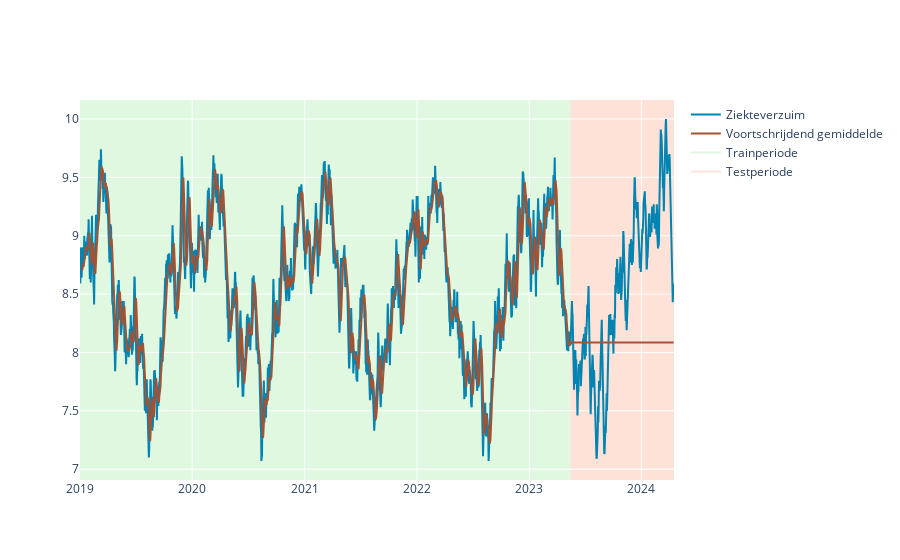

This figure's notebook cell:
### Markdown cell above
# 2. Modellen

Nu je het onderwerp gekozen hebt, kunnen we een aantal modellen gaan toepassen. 

Een voorspelling is een schatting voor de toekomst. Hoe meer historische, proces en causale informatie, hoe beter een algoritme te bouwen is voor een voorspelling. Om in deze workshop niet te verzanden in verklarende data en complexe algoritmes, hebben we gekozen voor twee ('eenvoudige') modellen:
* Het voortschrijdend gemiddelde
* Lineaire regressie


#### *Het voortschrijdend gemiddelde*
Een ander eenvoudig model om toe te passen is het voortschrijdend gemiddelde. Ook hierbij maak je enkel gebruik van de historische waarden. De formule luidt:

$$
\text{Voortschrijdend gemiddelde} = \frac{\left( a_{n-k+1} + a_{n-k+2} + ... +a_{n}\right)}{k} = \frac{1}{k} \sum_{i=n-k+1}^n a_i
$$

Hierbij is 'a' de historische waarde, 'n' geeft de volgorde van de historische waarde aan en k het aantal voorgaande waarden. Het voortschrijdend gemiddelde is het gemiddelde van de laatste *k* waarden. 

**Opgave 2.1.** Stel het voortschrijdend gemiddelde wordt bepaald op basis van de 4 voorgaande waarden. Hoe zien de eerste 2 getallen (a en b) eruit na deze reeks:

*9, 15, 12, 8, 12, a, b*

a = ...

b = ...


<!-- a = (16 + 12 + 8 + 12) / 4 = 12

b = (12 + 8 + 12 + 12) / 4 = 11 -->


Laten we het voortschrijdend gemiddelde toepassen voor het onderwerp wat jullie gekozen hebben.

### Code cell
df_voortschrijdend_gemiddelde = pas_voortschrijdend_gemiddelde_toe(df=df, onderwerp=onderwerp)

### Figure 1 — Plotly figure (JSON) as saved in the notebook; plotly's stock layout.template omitted (floating-point values rounded to 4 significant figures; data arrays with more than 128 entries replaced by an {"elided": "..."} marker saying what was removed)
{"data": [{"line": {"color": "#0084B2"}, "mode": "lines", "name": "Ziekteverzuim", "type": "scatter", "x": {"elided": "1932 str values"}, "y": {"elided": "1932 float values"}}, {"line": {"color": "#a55233"}, "mode": "lines", "name": "Voortschrijdend gemiddelde", "type": "scatter", "x": {"elided": "1932 str values"}, "y": {"elided": "1932 float values"}}, {"line": {"color": "limegreen"}, "mode": "lines", "name": "Trainperiode", "opacity": 0.15, "type": "scatter", "x": [null], "y": [null]}, {"line": {"color": "LightSalmon"}, "mode": "lines", "name": "Testperiode", "opacity": 0.3, "type": "scatter", "x": [null], "y": [null]}], "layout": {"paper_bgcolor": "white", "plot_bgcolor": "white", "shapes": [{"fillcolor": "limegreen", "layer": "below", "line": {"width": 0}, "opacity": 0.15, "type": "rect", "x0": "2019-01-01", "x1": "2023-05-15", "xref": "x", "y0": 0, "y1": 1, "yref": "paper"}, {"fillcolor": "LightSalmon", "layer": "below", "line": {"width": 0}, "opacity": 0.3, "type": "rect", "x0": "2023-05-15", "x1": "2024-04-16", "xref": "x", "y0": 0, "y1": 1, "yref": "paper"}]}}
